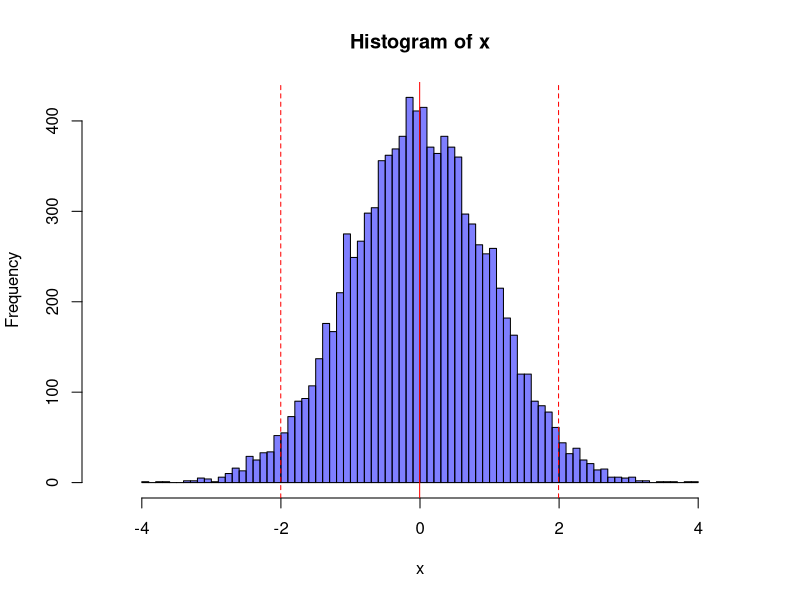
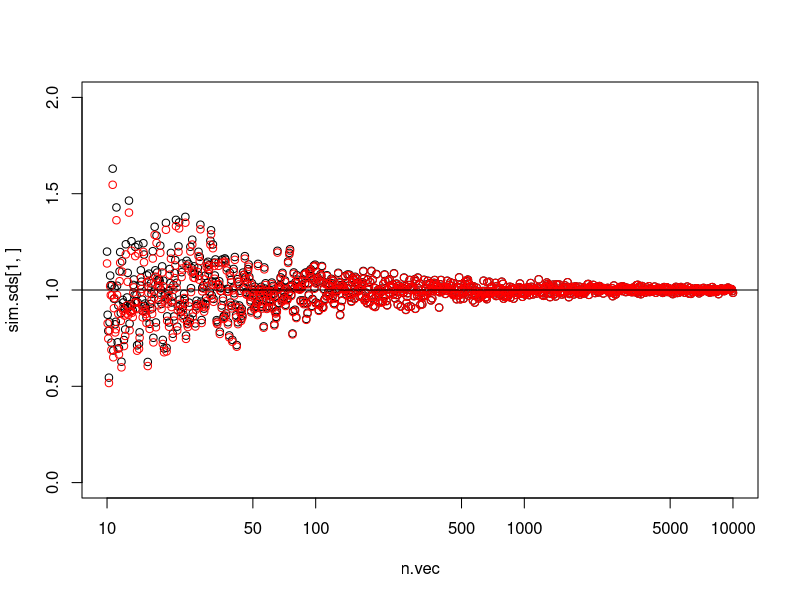
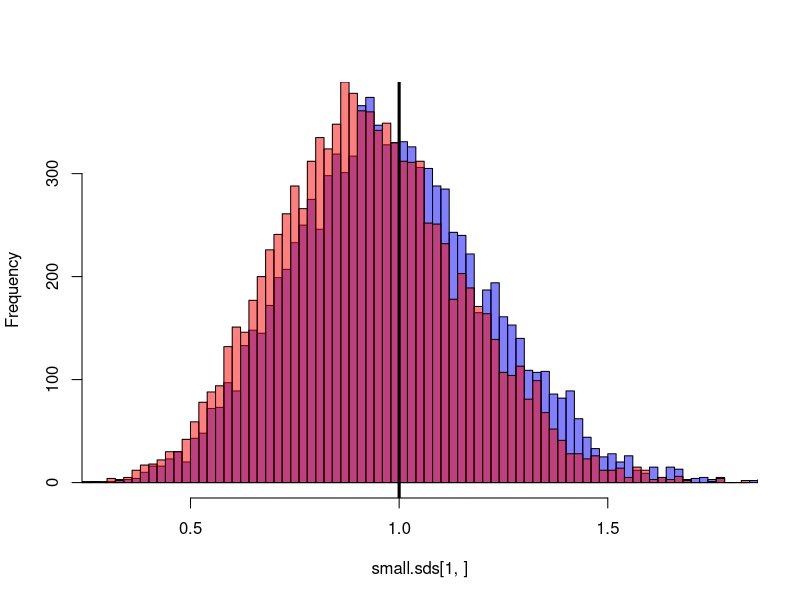
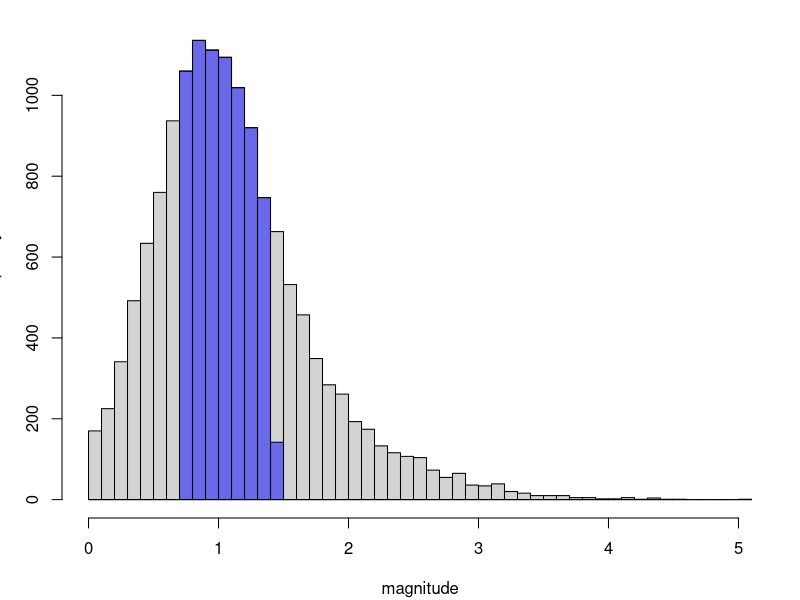

Recreate these plots in R, in order. (Note: this script raises an error after producing the figures.)
# Example: why n-1?

nsamps <- 1e4

x <- rnorm(nsamps)
hist(x, col=adjustcolor("blue",0.5), breaks=100, xlim=c(-4.5,4.5))
abline( v=mean(x), col='red' )
abline( v=mean(x)+c(-2,2)*sd(x), lty=2, col='red' )

n.vec <- 10^(seq(1,4,length.out=1000))
sim.sds <- sapply( n.vec, function (n) { x <- rnorm(n); c( sd( x ), sqrt(mean((x-mean(x))^2)) ) } )

plot( n.vec, sim.sds[1,], log='x', ylim=c(0,2) )
points( n.vec, sim.sds[2,], col='red' )
abline(h=1)

n <- 10
small.sds <- replicate( 1e4, { x <- rnorm(n); c( sd( x ), sqrt(mean((x-mean(x))^2)) ) } )
rownames(small.sds) <- c("n-1","n")
hist(small.sds[1,], xlim=c(0.3,1.8), col=adjustcolor("blue",0.5), breaks=100, main='')
hist(small.sds[2,], col=adjustcolor("red",0.5), breaks=100, add=TRUE)
abline(v=1,lwd=3)

rowMeans(small.sds^2)






###
# figures for slides

quakes <- read.table("2014-quakes-catalog.tsv", stringsAsFactors=FALSE)
names(quakes) <- c("orig.date","orig.time", "ET", "MAG", "M", "LAT", "LON", "DEPTH", "Q", "EVID", "NPH", "NGRM")
quakes$date <- as.Date(paste(quakes$orig.date,substr(quakes$orig.time,1,8)),format="%Y/%m/%d %H:%M:%S")

pdf(file="quakes-hist-IQR.pdf",width=3,height=2,pointsize=10)
par(mar=c(4,3,1,1)+.1)
xh <- with(quakes, hist(MAG, breaks=60,xlab='magnitude',main='') )
with( subset(quakes, rank(MAG)>nrow(quakes)/4 & rank(MAG)<nrow(quakes)*3/4), 
        hist(MAG, col=adjustcolor("blue",0.5), breaks=xh$breaks, add=TRUE ) )
text( quantile(MAG,.75), 1000, labels="50%", col='red', cex=0.75 )
abline( v=median(quakes$MAG), col='red' )
abline( v=quantile(quakes$MAG,c(.25,.75)), lty=2, col='red' )
dev.off()

pdf(file="quakes-hist-mean-sd.pdf",width=3,height=2,pointsize=10)
par(mar=c(4,3,1,1)+.1)
xh <- with(quakes, hist(MAG, breaks=60,main='',xlab='magnitude') )
with( quakes, {
        abline( v=mean(MAG), col='red' )
        for (k in 1:3) {
            with( subset(quakes, abs(MAG-mean(MAG))<k*sd(MAG) ), 
                    hist(MAG, col=adjustcolor(k,0.3), breaks=xh$breaks, add=TRUE ) )
            abline( v=mean(MAG)+c(-k,k)*sd(MAG), lty=1+k, col='red' )
            pmag <- round( mean(abs(MAG-mean(MAG))<k*sd(MAG)), 2 )
            text( mean(MAG)+k*sd(MAG), 1000-200*(k-1), labels=paste(100*pmag,"%"), col='red', cex=0.75 )
        }
    } )
dev.off()


pdf(file="quakes-sqrt-hist-IQR.pdf",width=3,height=2,pointsize=10)
par(mar=c(4,3,1,1)+.1)
xh <- with(quakes, hist(sqrt(MAG), breaks=60,xlab='magnitude',main='') )
with( subset(quakes, rank(sqrt(MAG))>nrow(quakes)/4 & rank(sqrt(MAG))<nrow(quakes)*3/4), 
        hist(sqrt(MAG), col=adjustcolor("blue",0.5), breaks=xh$breaks, add=TRUE ) )
text( quantile(sqrt(MAG),.75), 1000, labels="50%", col='red', cex=0.75 )
abline( v=median(quakes$sqrt(MAG)), col='red' )
abline( v=quantile(quakes$sqrt(MAG),c(.25,.75)), lty=2, col='red' )
dev.off()

pdf(file="quakes-sqrt-hist-mean-sd.pdf",width=3,height=2,pointsize=10)
par(mar=c(4,3,1,1)+.1)
xh <- with(quakes, hist(sqrt(MAG), breaks=60,main='',xlab='magnitude') )
with( quakes, {
        abline( v=mean(sqrt(MAG)), col='red' )
        for (k in 1:3) {
            with( subset(quakes, abs(sqrt(MAG)-mean(sqrt(MAG)))<k*sd(sqrt(MAG)) ), 
                    hist(sqrt(MAG), col=adjustcolor(k,0.3), breaks=xh$breaks, add=TRUE ) )
            abline( v=mean(sqrt(MAG))+c(-k,k)*sd(sqrt(MAG)), lty=1+k, col='red' )
            pmag <- round( mean(abs(sqrt(MAG)-mean(sqrt(MAG)))<k*sd(sqrt(MAG))), 2 )
            text( mean(sqrt(MAG))+k*sd(sqrt(MAG)), 1000-200*(k-1), labels=paste(100*pmag,"%"), col='red', cex=0.75 )
        }
    } )
dev.off()


pdf(file="quakes-lat-mean-sd.pdf",width=3,height=2,pointsize=10)
par(mar=c(4,3,1,1)+.1)
xh <- with(quakes, hist(LAT, breaks=60,main='',xlab='magnitude') )
with( quakes, {
        abline( v=mean(LAT), col='red' )
        for (k in 1:3) {
            with( subset(quakes, abs(LAT-mean(LAT))<k*sd(LAT) ), 
                    hist(LAT, col=adjustcolor(k,0.3), breaks=xh$breaks, add=TRUE ) )
            abline( v=mean(LAT)+c(-k,k)*sd(LAT), lty=1+k, col='red' )
            pmag <- round( mean(abs(LAT-mean(LAT))<k*sd(LAT)), 2 )
            text( mean(LAT)+k*sd(LAT), 1000-200*(k-1), labels=paste(100*pmag,"%"), col='red', cex=0.75 )
        }
    } )
dev.off()
